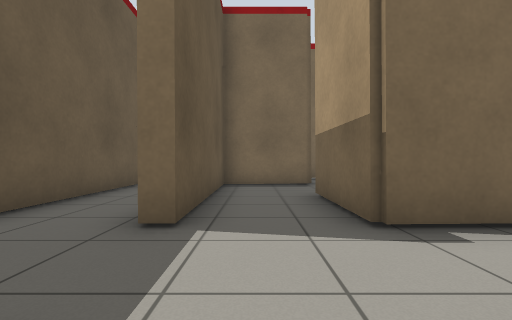
View 1 (above)

16 first-person views from a walk through a world built for the Gazebo simulator. The camera is 0.72 m above the floor, looks level and sees 85° across. Floor lines are 1 m apart. The floor is counted in squares, 1 m on a side. Each view is taken from the middle of a square. On the plan, view 1 faces up. The plan holds only what a view shows up to about 10 squares ahead; the rest is blank.

View 2
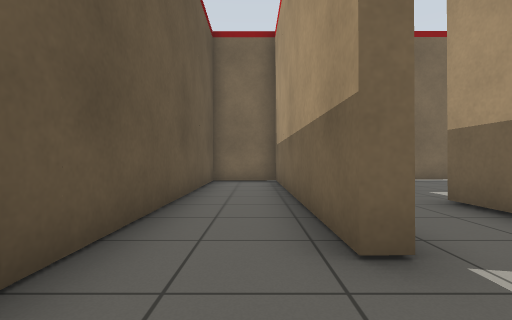

View 3
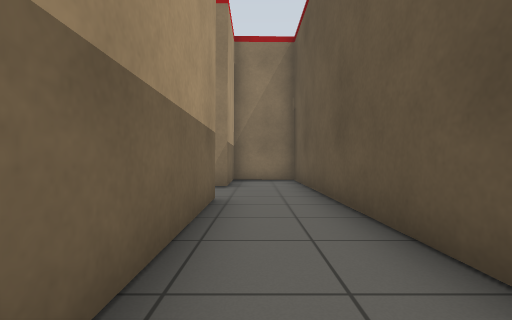

View 4
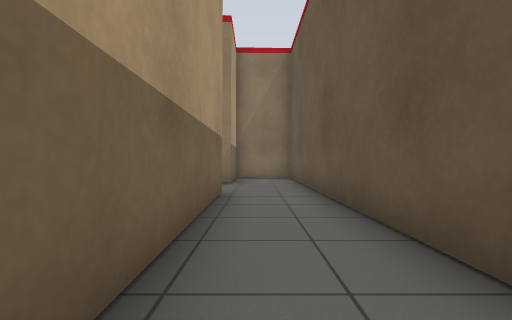

View 5
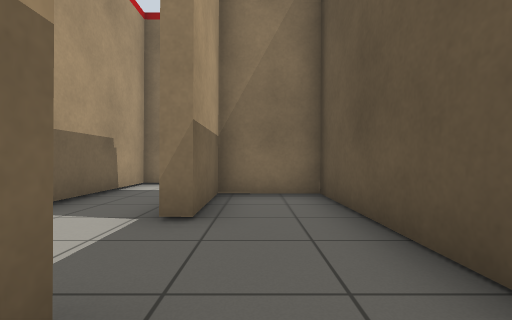

View 6
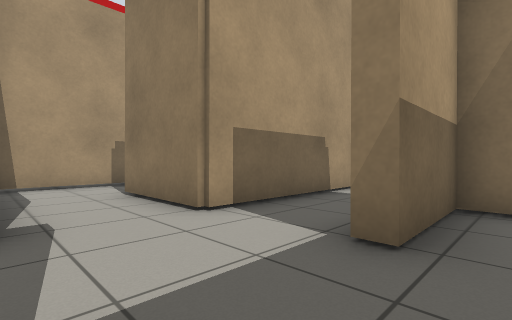

View 7
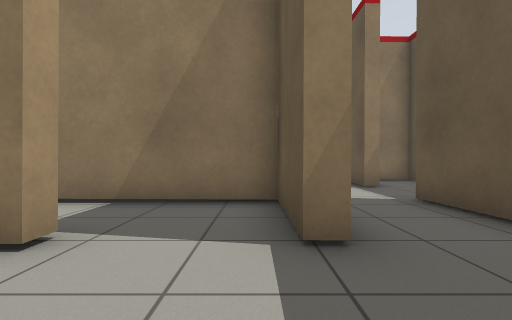

View 8
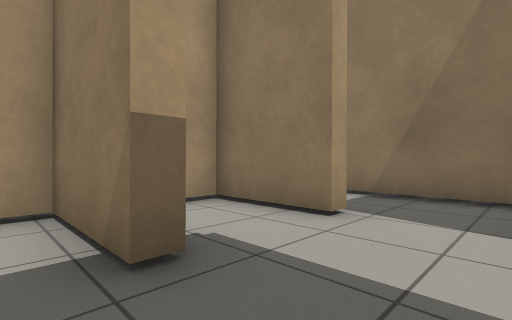

View 9
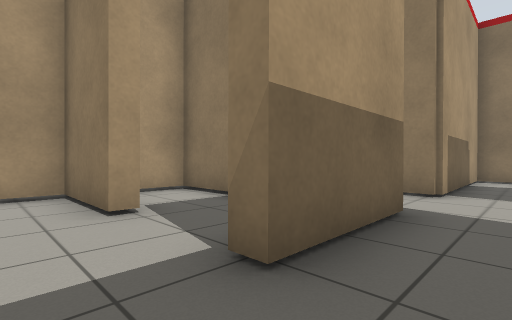

View 10
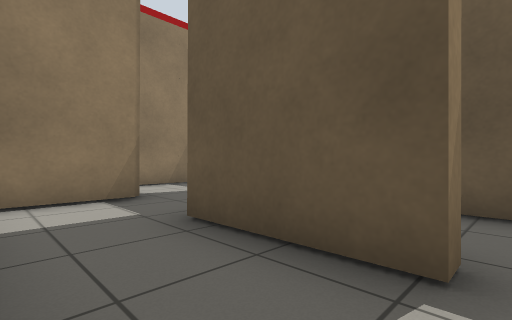

View 11
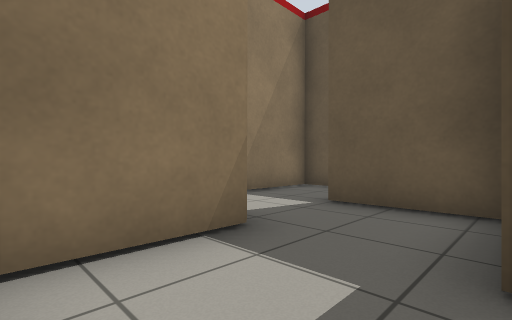

View 12
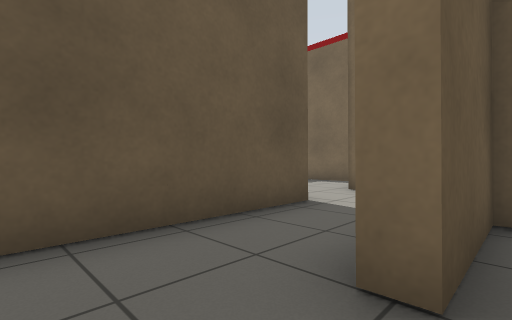

View 13
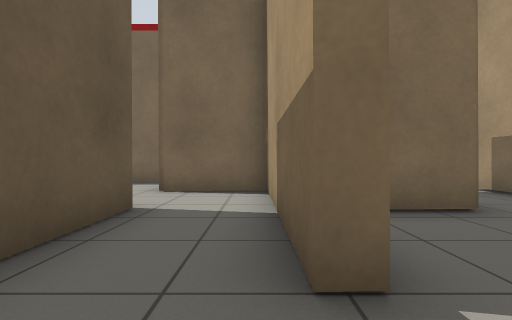

View 14
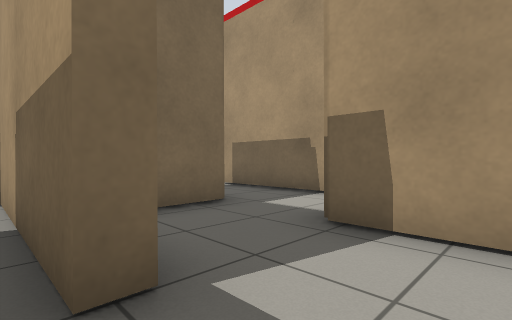

View 15
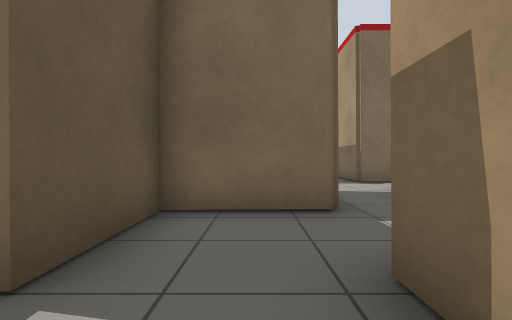

View 16
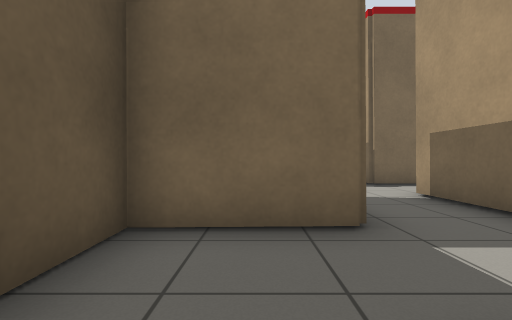

### Floor plan
Points are (right, up) in squares from view 1. A wall is a line through its corners. A room is listed if a view was taken in it or the views show most of it. See-through windows are left out.
Room 1 (views 1, 2, 3, 4, 5, 6, 7, 8, 9, 10, 11, 12, 13, 14, 15, 16)
walls: (6.3, 0.4) (6.2, 2.7); (1.3, 0.4) (1.2, 0.8) (4, 0.8); (0.5, -4.2) (1.3, -4.2) (1.3, -1.4); (2.5, 3) (1.2, 3) (1.2, 3.6); (-0.8, -1.4) (-0.8, -2.1) (-3.4, -2.1); (1.5, 3.3) (6.3, 3.3); (-1.2, -5.6) (-1.2, -4.5); (3.8, 5.4) (3.8, 5.8) (6.2, 5.8) (6.2, 6.6); (-3.3, -1.3) (-3.3, -3.7); (-3.4, -1.7) (-1.2, -1.7); (-3.7, -3.7) (-3.7, -1.5); (-0.9, 5.4) (-0.9, 3) (-1.3, 3) (-1.3, 5.7); (3.8, 7.9) (3.8, 8.3) (6.2, 8.3); (1.6, 7.9) (-0.9, 7.9) (-0.9, 7.4); (-5.8, -1.8) (-5.8, -3.7); (-1.3, 7.4) (-1.3, 10.4) (-3.4, 10.4) (-3.3, 0.5); (-5.8, -5.4) (-5.8, -6.8) (-2.4, -6.7); (4.5, 10.4) (3.3, 10.4)
ways out: opening at (-6, -1); opening at (-2, 10.5)
objects: other object (-4, -1) to (-3, 0); red box (-1, -4) to (0, -4); red box (-1, -1) to (-1, 0); other object (1, 4) to (1, 5); other object (2, -4); red box (6, -2) to (7, 0)

Where each view was taken, in squares from view 1:
view 1: 0 up, 0 right, facing up
view 2: 1 up, 2 left, facing up
view 3: 8 up, 2 left, facing down
view 4: 9 up, 2 left, facing down
view 5: 4 up, 2 left, facing down
view 6: 3 up, 2 left, facing down-right
view 7: 8 up, 2 right, facing down
view 8: 9 up, 2 right, facing down-right
view 9: 7 up, 0 right, facing down-right
view 10: 1 up, 1 right, facing down-left
view 11: 2 down, 1 right, facing down-left
view 12: 6 down, 3 left, facing up-left
view 13: 6 down, 4 left, facing up
view 14: 6 down, 4 left, facing up-right
view 15: 6 down, 2 left, facing up
view 16: 5 down, 2 left, facing up
